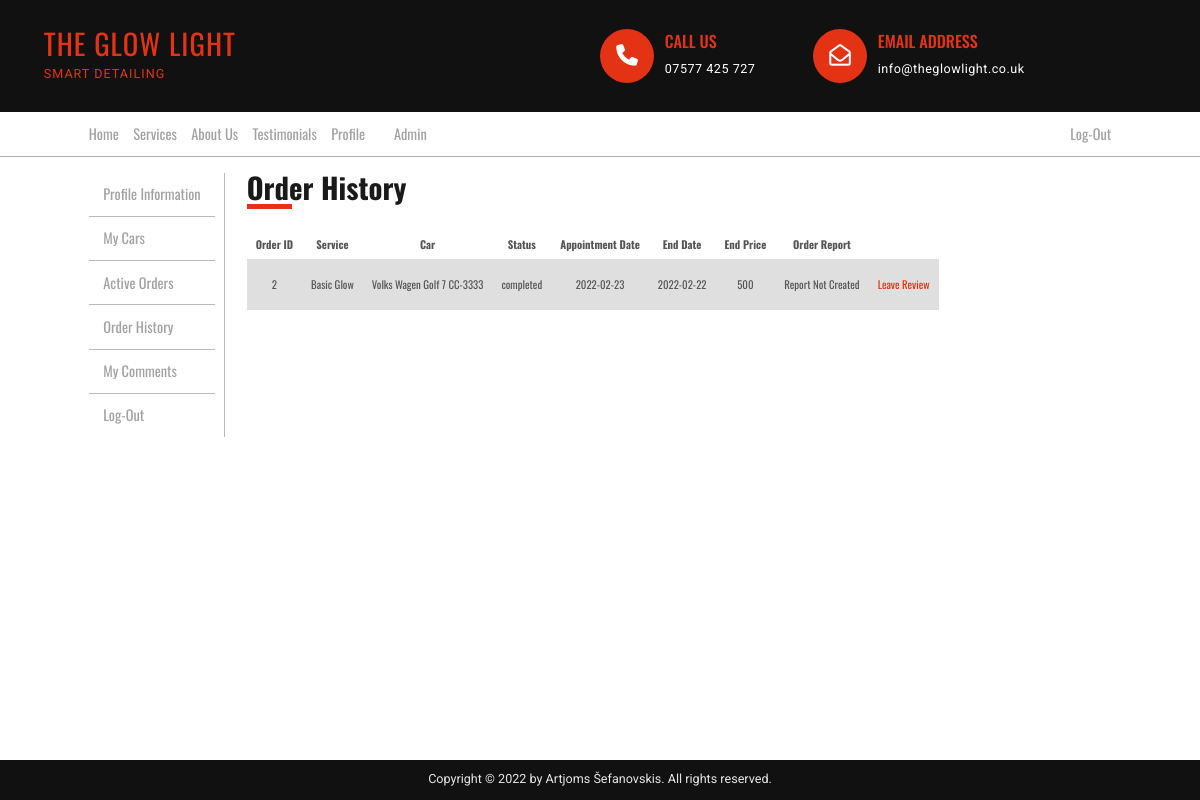
Screenshot of /profile.php?source=view_order_history (signed in) with the database file from the repository.
### tables this page shows
CREATE TABLE `orders` (
  `order_id` int(11) NOT NULL,
  `order_user_id` int(11) NOT NULL,
  `order_service_id` int(11) NOT NULL,
  `order_car_id` int(11) NOT NULL,
  `order_date` date NOT NULL,
  `order_appointment_date` date NOT NULL,
  `order_status` varchar(255) NOT NULL,
  `order_completion_date` date DEFAULT NULL,
  `order_end_price` int(11) NOT NULL DEFAULT 0,
  `order_date_of_payment` date DEFAULT NULL
);

CREATE TABLE `services` (
  `service_id` int(11) NOT NULL,
  `service_title` varchar(255) NOT NULL,
  `service_price` float NOT NULL,
  `service_hours` int(11) NOT NULL,
  `service_description` text NOT NULL,
  `service_image` text NOT NULL
);

CREATE TABLE `cars` (
  `car_id` int(11) NOT NULL,
  `car_owner_id` int(11) NOT NULL,
  `car_producer` varchar(255) DEFAULT 'unknown',
  `car_model` varchar(255) DEFAULT 'unknown',
  `car_number_sign` varchar(10) NOT NULL,
  `car_year` int(4) DEFAULT NULL,
  `car_color` varchar(255) DEFAULT 'unknown',
  `car_interior_material` varchar(255) DEFAULT 'unknown',
  `car_details` text DEFAULT 'Not mentioned'
);

### inc/view_order_history.php (the view)
<?php
  if(isset($_SESSION['user_id'])){
  $user_id = $_SESSION['user_id'];
?>
  <div class="second-header-box">
    <div>
      <h2 class="second-heading">Order History</h2>
      <span class="second-header-line"></span>
    </div>
  </div>
  <?php
    $query = "select o.order_id, s.service_id, s.service_title, c.car_producer, c.car_model, c.car_number_sign, o.order_status, o.order_appointment_date, if(o.order_completion_date<>'0000-00-00',o.order_completion_date,'Not completed') as 'order_completion_date', if(o.order_end_price = 0,'Not defined' , o.order_end_price) as 'order_end_price', ifnull(r.report_id,0) as 'order_report' ";
    $query.= "FROM orders as o ";
    $query.= "JOIN services as s on s.service_id = o.order_service_id ";
    $query.= "JOIN cars as c on c.car_id = o.order_car_id ";
    $query.= "LEFT JOIN order_report as r on r.report_order_id = o.order_id ";
    $query.= "WHERE o.order_user_id = $user_id and o.order_status in ('Completed', 'Canceled') ";
    $query.= "order by o.order_id desc";
    $select_order_history = mysqli_query($conn,$query);
    if(mysqli_num_rows($select_order_history) == 0){
      echo "<h3 class='empty-message'>Looks like you have no completed orders.</h3>";
    }
    else{
    ?>
      <table class="users-table order-history">
        <thead class="users-table-head" >
          <tr>
            <th>Order ID</th>
            <th>Service</th>
            <th>Car</th>
            <th>Status</th>
            <th>Appointment Date</th>
            <th>End Date</th>
            <th>End Price</th>
            <th>Order Report</th>
            <th></th>
          </tr>
        </thead>
        <tbody class="users-table-body" >
          <?php
          while ($row = mysqli_fetch_assoc($select_order_history)) {
            $order_id = $row['order_id'];
            $service = $row['service_title'];
            $service_id = $row['service_id'];
            $car_producer = $row['car_producer'];
            $car_model = $row['car_model'];
            $car_number = $row['car_number_sign'];
            $order_status = $row['order_status'];
            $start_date = $row['order_appointment_date'];
            $end_date = $row['order_completion_date'];
            $order_end_price = $row['order_end_price'];
            $order_report = $row['order_report'];
            if($order_report == 0){
              $report = "Report Not Created";
            }
            else{
              $report = "<a href='profile.php?source=view_report&r_id=$order_report'>View Report</a>";
            }
            echo "<tr class='users-table-row'>";
            echo "<td>$order_id</td>";
            echo "<td>$service</td>";
            echo "<td>$car_producer $car_model $car_number</td>";
            echo "<td>$order_status</td>";
            echo "<td>$start_date</td>";
            echo "<td>$end_date</td>";
            echo "<td>$order_end_price</td>";
            echo "<td>$report</td>";
            echo "<td><a href='add_testimonial.php?r_id=$service_id'>Leave Review</a></td>";
            echo "</tr>";
          }
          ?>
        </tbody>
      </table>
    <?php
    }
  }
?>

### css/general.css (style rules this page uses)
* { padding: 0; margin: 0; box-sizing: border-box; }
html { font-size: 62.5%; height: 100%; overflow-x: hidden; }
body { font-family: "Oswald", sans-serif; line-height: 1; font-weight: 400; color: #555; position: relative; min-height: 100vh; overflow-x: hidden; }
.second-header-box { display: flex; justify-content: space-between; margin-bottom: 3.2rem; position: relative; }
.second-heading { font-size: 3.2rem; color: #1a1a1a; }
.second-header-line { display: inline-block; border-top: 5px solid #e43314; width: 5rem; position: absolute; left: 0; bottom: -0.8rem; }
@media (max-width: 75em) { html { font-size: 56.25%; } }

### css/profile.css (style rules this page uses)
.users-table { font-size: 1.2rem; text-align: center; vertical-align: center; border-collapse: collapse; }
.users-table th { height: 2.4rem; padding: 1rem; }
.users-table td { height: 5.6rem; padding: 1rem; }
.users-table tbody tr:nth-child(odd) { background-color: #dfdfdf; }
.users-table a:link, .users-table a:visited { text-decoration: none; color: #e43314; }

### rows the page displays
orders: order_id "2", order_service.service_title "Basic Glow", cars.car_producer "Volks Wagen", cars.car_model "Golf 7", cars.car_number_sign "CC-3333", order_status "completed", order_appointment_date "2022-02-23", end_date "2022-02-22", order_end_price "500", report "Report Not Created"
